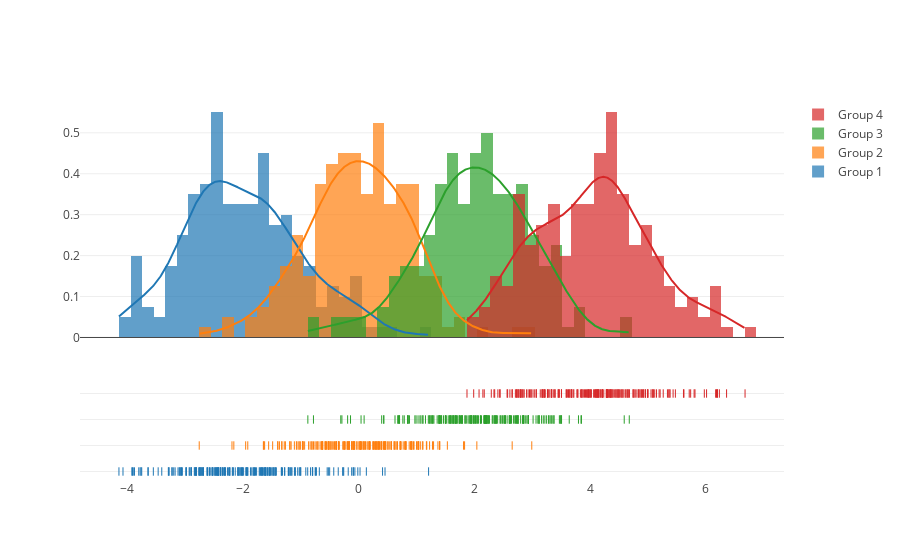

Notebook source saved alongside this figure:
### Code cell
from plotly.offline import iplot, init_notebook_mode
import plotly.figure_factory as ff

import numpy as np

# Add histogram data
x1 = np.random.randn(200)-2  
x2 = np.random.randn(200)  
x3 = np.random.randn(200)+2  
x4 = np.random.randn(200)+4  

# Group data together
hist_data = [x1, x2, x3, x4]

group_labels = ['Group 1', 'Group 2', 'Group 3', 'Group 4']

# Create distplot with custom bin_size
fig = ff.create_distplot(hist_data, group_labels, bin_size=.2)

# Plot!
iplot(fig, filename='Distplot with Multiple Datasets')

### Figure 1 — Plotly figure (JSON) as saved in the notebook; plotly's stock layout.template omitted (floating-point values rounded to 4 significant figures; data arrays with more than 128 entries replaced by an {"elided": "..."} marker saying what was removed)
{"data": [{"autobinx": false, "histnorm": "probability density", "legendgroup": "Group 1", "marker": {"color": "rgb(31, 119, 180)"}, "name": "Group 1", "opacity": 0.7, "type": "histogram", "uid": "31553126-04c5-4027-a855-36f53d0996b8", "x": {"elided": "200 float values"}, "xaxis": "x", "xbins": {"end": 1.208, "size": 0.2, "start": -4.146}, "yaxis": "y"}, {"autobinx": false, "histnorm": "probability density", "legendgroup": "Group 2", "marker": {"color": "rgb(255, 127, 14)"}, "name": "Group 2", "opacity": 0.7, "type": "histogram", "uid": "5fd056f7-8bd0-467b-8a54-15cecaab05fc", "x": {"elided": "200 float values"}, "xaxis": "x", "xbins": {"end": 2.992, "size": 0.2, "start": -2.758}, "yaxis": "y"}, {"autobinx": false, "histnorm": "probability density", "legendgroup": "Group 3", "marker": {"color": "rgb(44, 160, 44)"}, "name": "Group 3", "opacity": 0.7, "type": "histogram", "uid": "36f64846-3992-4ffd-8847-36cd619e964e", "x": {"elided": "200 float values"}, "xaxis": "x", "xbins": {"end": 4.677, "size": 0.2, "start": -0.8799}, "yaxis": "y"}, {"autobinx": false, "histnorm": "probability density", "legendgroup": "Group 4", "marker": {"color": "rgb(214, 39, 40)"}, "name": "Group 4", "opacity": 0.7, "type": "histogram", "uid": "3d8dc782-2e63-4cef-8874-83ac0402b467", "x": {"elided": "200 float values"}, "xaxis": "x", "xbins": {"end": 6.679, "size": 0.2, "start": 1.872}, "yaxis": "y"}, {"legendgroup": "Group 1", "marker": {"color": "rgb(31, 119, 180)"}, "mode": "lines", "name": "Group 1", "showlegend": false, "type": "scatter", "uid": "c31504c9-f135-4174-b01a-3085dc77fd60", "x": {"elided": "500 float values"}, "xaxis": "x", "y": {"elided": "500 float values"}, "yaxis": "y"}, {"legendgroup": "Group 2", "marker": {"color": "rgb(255, 127, 14)"}, "mode": "lines", "name": "Group 2", "showlegend": false, "type": "scatter", "uid": "5e8ef4d9-567c-4560-9a6e-5367af95cf07", "x": {"elided": "500 float values"}, "xaxis": "x", "y": {"elided": "500 float values"}, "yaxis": "y"}, {"legendgroup": "Group 3", "marker": {"color": "rgb(44, 160, 44)"}, "mode": "lines", "name": "Group 3", "showlegend": false, "type": "scatter", "uid": "bef665db-2fc2-49a5-b8bd-eb525a474804", "x": {"elided": "500 float values"}, "xaxis": "x", "y": {"elided": "500 float values"}, "yaxis": "y"}, {"legendgroup": "Group 4", "marker": {"color": "rgb(214, 39, 40)"}, "mode": "lines", "name": "Group 4", "showlegend": false, "type": "scatter", "uid": "eb45a2f4-b074-470b-bbe5-a38929028cd1", "x": {"elided": "500 float values"}, "xaxis": "x", "y": {"elided": "500 float values"}, "yaxis": "y"}, {"legendgroup": "Group 1", "marker": {"color": "rgb(31, 119, 180)", "symbol": "line-ns-open"}, "mode": "markers", "name": "Group 1", "showlegend": false, "type": "scatter", "uid": "ee59fbf5-6d03-4b0f-a130-1388ccca67bd", "x": {"elided": "200 float values"}, "xaxis": "x", "y": {"elided": "200 str values"}, "yaxis": "y2"}, {"legendgroup": "Group 2", "marker": {"color": "rgb(255, 127, 14)", "symbol": "line-ns-open"}, "mode": "markers", "name": "Group 2", "showlegend": false, "type": "scatter", "uid": "ac30d1cf-b1cb-4a42-bd08-7d46cb504f1d", "x": {"elided": "200 float values"}, "xaxis": "x", "y": {"elided": "200 str values"}, "yaxis": "y2"}, {"legendgroup": "Group 3", "marker": {"color": "rgb(44, 160, 44)", "symbol": "line-ns-open"}, "mode": "markers", "name": "Group 3", "showlegend": false, "type": "scatter", "uid": "a32fc216-70b5-410a-8ee0-a800373b2f42", "x": {"elided": "200 float values"}, "xaxis": "x", "y": {"elided": "200 str values"}, "yaxis": "y2"}, {"legendgroup": "Group 4", "marker": {"color": "rgb(214, 39, 40)", "symbol": "line-ns-open"}, "mode": "markers", "name": "Group 4", "showlegend": false, "type": "scatter", "uid": "4ccaf0a4-7313-4e6c-8d0f-611adbb0b210", "x": {"elided": "200 float values"}, "xaxis": "x", "y": {"elided": "200 str values"}, "yaxis": "y2"}], "layout": {"barmode": "overlay", "hovermode": "closest", "legend": {"traceorder": "reversed"}, "xaxis": {"anchor": "y2", "domain": [0, 1], "zeroline": false}, "yaxis": {"anchor": "free", "domain": [0.35, 1], "position": 0}, "yaxis2": {"anchor": "x", "domain": [0, 0.25], "dtick": 1, "showticklabels": false}}}
